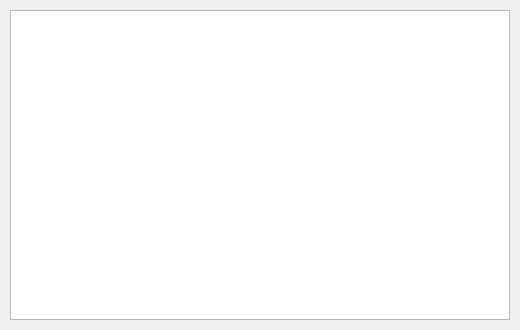
<?xml version="1.0" encoding="UTF-8"?>
<ui version="4.0">
 <class>MainWindow</class>
 <widget class="QMainWindow" name="MainWindow">
  <property name="geometry">
   <rect>
    <x>0</x>
    <y>0</y>
    <width>520</width>
    <height>330</height>
   </rect>
  </property>
  <property name="windowTitle">
   <string>Zaproszenia</string>
  </property>
  <widget class="QWidget" name="centralwidget">
   <widget class="QListWidget" name="listWidget_invitations">
    <property name="geometry">
     <rect>
      <x>10</x>
      <y>10</y>
      <width>500</width>
      <height>310</height>
     </rect>
    </property>
   </widget>
  </widget>
 </widget>
 <resources/>
 <connections/>
</ui>
